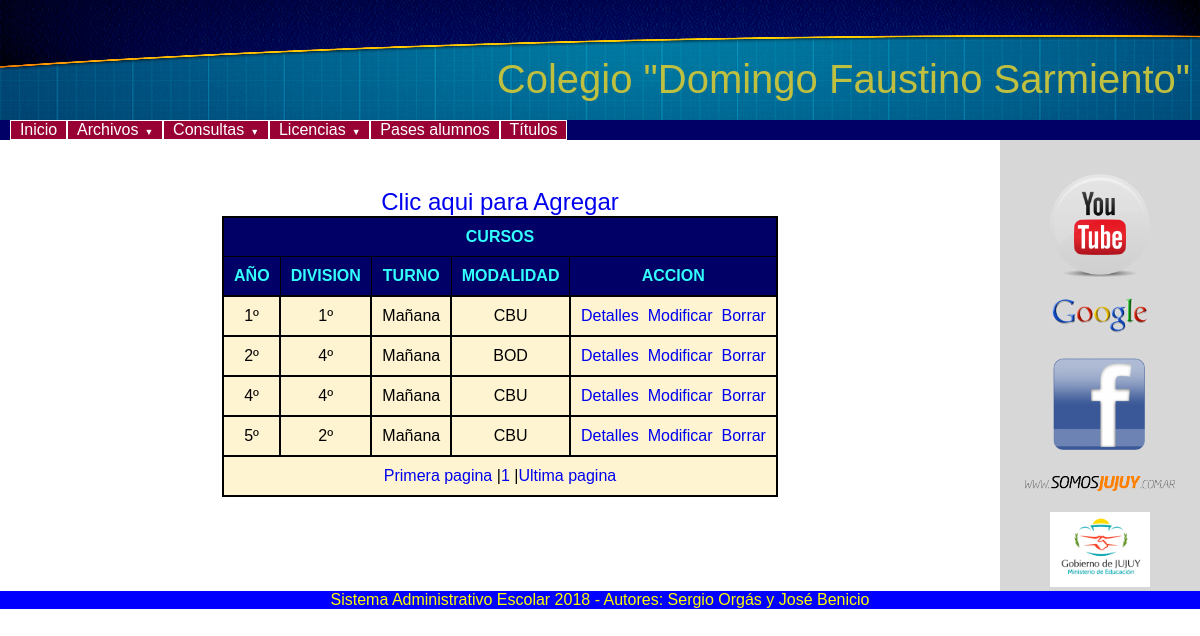
/main.php?mod=curs, run on the app's committed database.
### tables this page shows
CREATE TABLE `cursos` (
  `id` int(6) NOT NULL,
  `anio` int(1) NOT NULL,
  `division` int(1) NOT NULL,
  `turno` int(1) NOT NULL,
  `modalidad` int(1) NOT NULL
);

### includesvarios/vectores.php (called while the page is built, shortened)
<?php
$v_anio[1]="1&ordm";
$v_anio[2]="2&ordm";
$v_anio[3]="3&ordm";
$v_anio[4]="4&ordm";
$v_anio[5]="5&ordm";
$v_division[1]="1&ordm";
$v_division[2]="2&ordm";
$v_division[3]="3&ordm";
$v_division[4]="4&ordm";
$v_division[5]="5&ordm";
$v_division[6]="6&ordm";
$v_turno[1]="Ma&ntilde;ana";
$v_turno[2]="Tarde";
$v_modalidad[1]="CBU";
$v_modalidad[2]="BOD";
$v_modalidad[3]="Ninguna";
?>

### modulos/cursos_abm.php (the view, shortened to what this page needs)
<?php
if (isset($_GET['page']))
	$page=$_GET['page'];
else
	$page=1;
require_once $path_includesvarios."Paginacion.php";
require_once $path_includesvarios."vectores.php";
$archivo=new BD_conexion;
$archivo->conectar();
$pagina=new Paginacion();
$pagina->setConexion($archivo->getConexion());
$pagina->setPorPagina(8);
$pagina->setSeparacionLinks("|");
$curso=new BD_Curso();
$sql=$curso->stringConsultaTabla();
$pagina->setConsulta($sql);
$resultado=$pagina->getResultado($page);
if ($pagina->getCantRegistros() > 0) {
	echo "<br><center><a href='main.php?mod=cursform&act=a&page=$page'><font size=5>Clic aqui para Agregar</font></a>";
	echo "<table  border=1>";
	echo "<tr align='center'>";
	echo "<th colspan=6>CURSOS</font></th>";
	echo "</tr>";
	echo "<tr align='center'>";
	echo "<th>A&Ntilde;O</th>";
	echo "<th>DIVISION</th>";
	echo "<th>TURNO</th>";
	echo "<th>MODALIDAD</th>";
	echo "<th colspan=2>ACCION</th>";
	echo "</tr>";
	foreach($resultado as $row) {
		echo "<tr>";
		$id=$row['id'];
		echo "<td align='center'>".$v_anio[$row['anio']]."</td>";
		echo "<td align='center'>".$v_division[$row['division']]."</td>";
		echo "<td align='center'>".$v_turno[$row['turno']]."</td>";
		echo "<td align='center'>".$v_modalidad[$row['modalidad']]."</td>";
		echo "<td align='center'>";
		echo "<a href='main.php?mod=cursform&cod=$id&act=v&page=$page'>Detalles</a>&nbsp;";
		echo "<a href='main.php?mod=cursform&cod=$id&act=m&page=$page'>    Modificar    </a>&nbsp;";
		echo "<a href='main.php?mod=cursform&cod=$id&act=b&page=$page'>Borrar</a>";
		echo "</td>";
		echo "</tr>";
	}
	echo "<tr><td colspan=6>";
	echo $pagina->getStringEnlaces();
	echo "</td></tr>";
	echo "</table></center><br>";
} else {
	echo "No hay registros para mostrar. <a href='main.php?mod=cursform&act=a&page=$page'>Agregar</a>";
}
?>

### main.php (shortened to what this page needs)
<!doctype html>
<html lang="es">
 <head>
  <link rel="stylesheet" type="text/css"href="./estilos/estilosnuevo.css"/>
 </head>
 <body>
	<?php
	$path_plantillas="./plantillas/";
	if (isset($_GET["mod"]))
		$mod=$_GET["mod"];
	else
		$mod="home";
	$plantilla=$path_plantillas.$conf[$mod]["plantilla"];
	include ($plantilla);
	?>
 </body>
</html>

### plantillas/plantilla_div.php (shortened to what this page needs)
<div class="container">
	<div class="cabecera">
		<?php include ($path_includesvarios."cabecera.php"); ?>
	</div>
	<div class="menu">
		<ul class="nav">
			<li>
				<a href="./main.php?mod=home">&nbsp;&nbsp;Inicio<span class="flecha">&#9660;</span>&nbsp;&nbsp;</a>
			</li>
			<li>
				<a href="#">&nbsp;&nbsp;Archivos<span class="flecha">&#9660</span>&nbsp;&nbsp;</a>
			</li>
			<li><a href=" ">&nbsp;&nbsp;Consultas<span class="flecha">&#9660</span>&nbsp;&nbsp;</a>
			</li>
			<li>
				<a href="#">&nbsp;&nbsp;Licencias<span class="flecha">&#9660</span>&nbsp;&nbsp;</a>
			</li>
			<li>
				<a href="#">&nbsp;&nbsp;Pases alumnos<span class="flecha">&#9660</span>&nbsp;&nbsp;</a>
			</li>
			<li>
				<a href="#">&nbsp;&nbsp;T&iacute;tulos<span class="flecha">&#9660</span>&nbsp;&nbsp;</a>
			</li>
		</ul>
	</div>
	<div class="contenido">
		<?php include ($contenido); ?>
	</div>
	<div class="enlaces">
		<?php include ($contenido_der); ?>
	</div>
	<div class="pie">
		<?php include ($path_includesvarios."pie.php"); ?>
	</div>
</div>

### includesvarios/cabecera.php
<br><p>Colegio "Domingo Faustino Sarmiento"</p>

### includesvarios/Paginacion.php (shortened to what this page needs)
<?php
class Paginacion {
	private $porPagina;
	private $conexion;
	private $consulta;
	private $cantRegistros;
	private $separacionLinks;
	function setPorPagina ($valor) {
		$this->porPagina=$valor;
	}
	function setConexion ($valor) {
		$this->conexion=$valor;
	}
	function setConsulta($valor) {
		$this->consulta=$valor;
	}
	function setSeparacionLinks($valor) {
		$this->separacionLinks=$valor;
	}
	function getResultado($page) {
		$per_page=$this->porPagina;
		$conex=$this->conexion;
		$consulta=$this->consulta;
		$start_from = ($page - 1) * $per_page;
		$query =  $consulta . " LIMIT $start_from, $per_page";
		$result = mysqli_query ($conex, $query);
		$cantidadRegistros=mysqli_num_rows($result);
		if ($cantidadRegistros==0) {
			$this->cantRegistros=0;
			return false;
		} else {
			$i=-1;
			while ($r = mysqli_fetch_assoc($result)) {
				$i++;
				$array[$i]=$r;
			}
			$this->cantRegistros=$i + 1;
			return $array;
		}
	}
	function getCantRegistros() {
		return $this->cantRegistros;
	}
	function getStringEnlaces() {
		$result = mysqli_query($this->conexion, $this->consulta);
		$total_records = $result->num_rows;
		$total_pages = ceil($total_records / $this->porPagina);
		$host=$_SERVER['HTTP_HOST'];
		$url=$_SERVER['REQUEST_URI'];
		$url="http://".$host.$url;
		$pos=strpos($url,"page=");
		if ($pos!="")
			$dir=substr($url,0,$pos-1);
		else
			$dir=$url;
		$stringEnlaces= "<center><a href='".$dir."&page=1'>"."Primera pagina"."</a> ".$this->separacionLinks;
		for ($i=1; $i<=$total_pages; $i++) {
			$stringEnlaces=$stringEnlaces."<a href='".$dir."&page=".$i."'>".$i."</a> ".$this->separacionLinks;
		}
		$stringEnlaces=$stringEnlaces."<a href='".$dir."&page=$total_pages'>"."Ultima pagina"."</a></center> ";
		return $stringEnlaces;
	}
}
?>

### modulos/home_der.php (shortened to what this page needs)
<br><br>
<a href="http://www.youtube.com" target="_blank"><img src="./imagenes/youtube.png" width="100" border="0" alt="youtube"></a><br><br>
<a href="http://www.google.com" target="_blank"><img src="./imagenes/Google.png" width="100" border="0" alt="Google"></a><br><br>
<a href="http://www.facebook.com" target="_blank"><img src="./imagenes/facebook.png" width="100" border="0" alt="Facebook"></a><br><br>
<a href="http://www.somosjujuy.com.ar" target="_blank"><img src="./imagenes/somosjujuy.png" width="150" border="0" alt="Somosjujuy"></a><br><br>
<a href="http://www.educacion.jujuy.gob.ar" target="_blank"><img src="./imagenes/EDUCACION.jpg" width="100" border="0" alt="Ministerio de Educaci&oacute;n"></a>

### includesvarios/pie.php
<td colspan=2>Sistema Administrativo Escolar 2018 - Autores: Sergio Org&aacute;s y Jos&eacute; Benicio</td>

### estilos/estilosnuevo.css (style rules this page uses)
.container { display: grid; grid-template-columns: 1fr 4fr 1fr; grid-gap: 0px; }
.cabecera { background-image: url("../imagenes/cabecera1.png"); background-size: 100% 100%; height: 100px; text-align: right; color: #bfbf40; grid-column: 1 / 4; vertical-align: center; font-family: 'Comic Sans'; font-size: 40px; padding: 10px; }
.menu { background-color: #000066; text-align: center; color: yellow; grid-column: 1 / 4; padding-left: 10px; }
.enlaces { background-color: #d7d7d7; text-align: center; color: black; font-family: Fantasy; font-size: 15px; }
.pie { background-color: blue; text-align: center; color: yellow; grid-column: 1 / 4; }
.contenido { background: white; grid-column: 1 / 3; padding-top: 30px; padding-bottom: 70px; }
.contenido table { font-style: normal; margin: 0 auto; padding: 10px; border: black 2px solid; border-collapse: collapse; }
.contenido table th { background: #000066; color: #33ffff; padding: 10px; font-family: sans-serif; }
.contenido table td { background-color: white; color: black; padding: 10px; border: black 2px solid; background-color: #fff4d2; }
* { font-family: sans-serif; list-style: none; text-decoration: none; margin: 0; padding: 0; }
.nav > li { float: left; }
.nav li a { background: #990033; color: #FFF; display: block; border: 1px solid; padding: 10px 12 px; }
.nav li .flecha { font-size: 9px; padding-left: 6px; display: none; }
.nav li a:not(:last-child) .flecha { display: inline; }

### data on the page
cursos: anio "1º", division "1º", turno "Mañana", modalidad "CBU"
cursos: anio "2º", division "4º", turno "Mañana", modalidad "BOD"
cursos: anio "4º", division "4º", turno "Mañana", modalidad "CBU"
cursos: anio "5º", division "2º", turno "Mañana", modalidad "CBU"

### other printed values
$this->separacionLinks "|"
